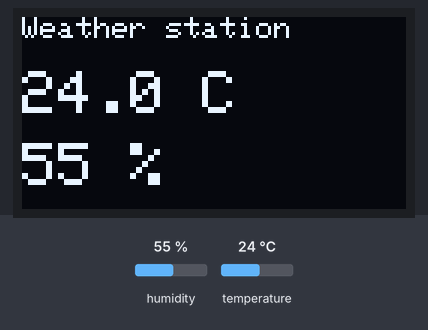
A sketch run on a simulated Arduino Uno, built with avr-gcc and run on an emulated ATmega328P. Parts: 128×64 one-colour display. The inputs (shaded band) are chosen by the test bench; at power-on: humidity 55 %, temperature 24 °C.

Above: at 2.9 s.
3.0 s: humidity set to 22 %
At 5.4 s:
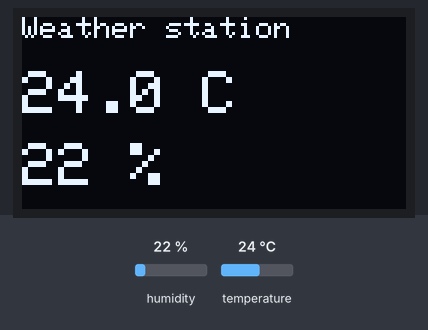
5.8 s: temperature set to 12 °C
At 6.5 s:
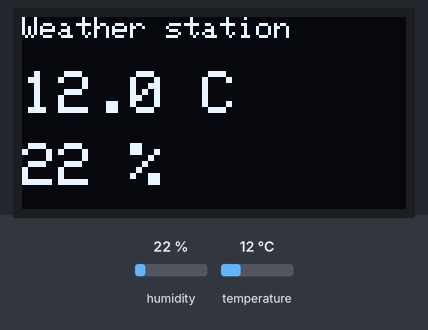
8.6 s: humidity set to 40 %
At 11.0 s:
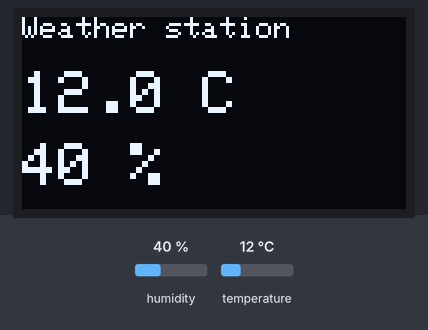
11.8 s: temperature set to 19 °C
At 13.3 s:
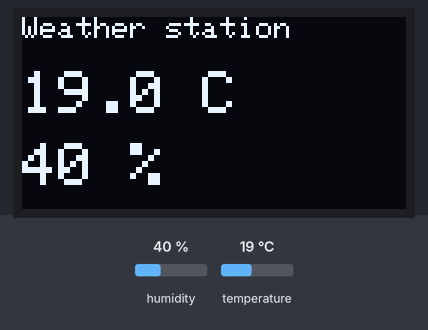
Timing chart, 0 to 14.8 s (numbered marks = the images above; inputs shaded):
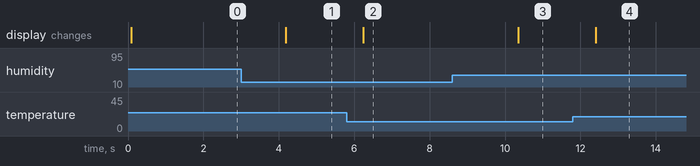

The sketch:

L11_Station.ino
```cpp
// Lesson 11: Weather station
// DHT11 on pin 4, OLED screen on pins 21 (SDA) and 22 (SCL).

#include <DHT.h>
#include <Adafruit_SSD1306.h>

DHT dht(4, DHT11);
Adafruit_SSD1306 display(128, 64, &Wire, -1);

void setup() {
  dht.begin();
  display.begin(SSD1306_SWITCHCAPVCC, 0x3C);
  display.setTextColor(SSD1306_WHITE);
}

void loop() {
  float temp = dht.readTemperature();
  float humidity = dht.readHumidity();

  display.clearDisplay();
  display.setTextSize(1);
  display.setCursor(0, 0);
  display.println("Weather station");
  if (isnan(temp) || isnan(humidity)) {
    display.println("Sensor error!");
  } else {
    display.setTextSize(2);
    display.setCursor(0, 18);
    display.print(temp, 1);
    display.print(" C");
    display.setCursor(0, 42);
    display.print(humidity, 0);
    display.print(" %");
  }
  display.display();
  delay(2000);
}
```

Measured:
- after the input at 3.0 s, the display: changes after 1.2 s (image 1)
- after the input at 5.8 s, the display: changes after 0.44 s (image 2)
- after the input at 8.6 s, the display: changes after 1.7 s (image 3)
- after the input at 11.8 s, the display: changes after 0.60 s (image 4)
